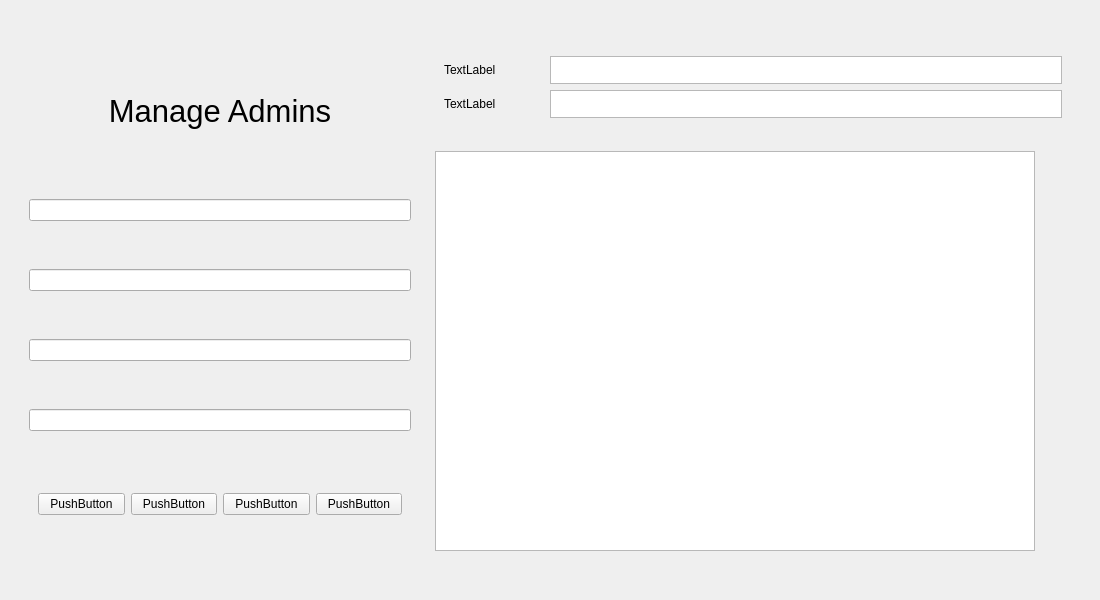
<?xml version="1.0" encoding="UTF-8"?>
<ui version="4.0">
 <class>Frame</class>
 <widget class="QFrame" name="Frame">
  <property name="geometry">
   <rect>
    <x>0</x>
    <y>0</y>
    <width>1100</width>
    <height>600</height>
   </rect>
  </property>
  <property name="windowTitle">
   <string>Frame</string>
  </property>
  <layout class="QGridLayout" name="gridLayout">
   <item row="0" column="0">
    <widget class="QWidget" name="widget" native="true">
     <layout class="QHBoxLayout" name="horizontalLayout">
      <item>
       <widget class="QWidget" name="widget_2" native="true">
        <property name="maximumSize">
         <size>
          <width>400</width>
          <height>16777215</height>
         </size>
        </property>
        <layout class="QHBoxLayout" name="horizontalLayout_3">
         <item>
          <layout class="QVBoxLayout" name="verticalLayout_2">
           <item>
            <widget class="QWidget" name="widget_6" native="true">
             <property name="maximumSize">
              <size>
               <width>16777215</width>
               <height>80</height>
              </size>
             </property>
             <layout class="QHBoxLayout" name="horizontalLayout_9">
              <item>
               <layout class="QHBoxLayout" name="horizontalLayout_8">
                <item>
                 <widget class="QLabel" name="label">
                  <property name="font">
                   <font>
                    <pointsize>23</pointsize>
                   </font>
                  </property>
                  <property name="text">
                   <string>Manage Admins</string>
                  </property>
                  <property name="alignment">
                   <set>Qt::AlignmentFlag::AlignCenter</set>
                  </property>
                 </widget>
                </item>
               </layout>
              </item>
             </layout>
            </widget>
           </item>
           <item>
            <widget class="QLineEdit" name="lineEdit"/>
           </item>
           <item>
            <widget class="QLineEdit" name="lineEdit_4"/>
           </item>
           <item>
            <widget class="QLineEdit" name="lineEdit_3"/>
           </item>
           <item>
            <widget class="QLineEdit" name="lineEdit_2"/>
           </item>
           <item>
            <widget class="QWidget" name="widget_4" native="true">
             <property name="maximumSize">
              <size>
               <width>16777215</width>
               <height>50</height>
              </size>
             </property>
             <layout class="QHBoxLayout" name="horizontalLayout_6">
              <item>
               <layout class="QHBoxLayout" name="horizontalLayout_5">
                <item>
                 <widget class="QPushButton" name="pushButton_3">
                  <property name="text">
                   <string>PushButton</string>
                  </property>
                 </widget>
                </item>
                <item>
                 <widget class="QPushButton" name="pushButton_4">
                  <property name="text">
                   <string>PushButton</string>
                  </property>
                 </widget>
                </item>
                <item>
                 <widget class="QPushButton" name="pushButton_2">
                  <property name="text">
                   <string>PushButton</string>
                  </property>
                 </widget>
                </item>
                <item>
                 <widget class="QPushButton" name="pushButton">
                  <property name="text">
                   <string>PushButton</string>
                  </property>
                 </widget>
                </item>
               </layout>
              </item>
             </layout>
            </widget>
           </item>
          </layout>
         </item>
        </layout>
       </widget>
      </item>
      <item>
       <widget class="QWidget" name="widget_3" native="true">
        <property name="minimumSize">
         <size>
          <width>0</width>
          <height>0</height>
         </size>
        </property>
        <layout class="QGridLayout" name="gridLayout_2">
         <item row="1" column="0">
          <widget class="QTableView" name="tableView">
           <property name="minimumSize">
            <size>
             <width>0</width>
             <height>0</height>
            </size>
           </property>
           <property name="maximumSize">
            <size>
             <width>600</width>
             <height>400</height>
            </size>
           </property>
          </widget>
         </item>
         <item row="0" column="0">
          <widget class="QWidget" name="widget_5" native="true">
           <property name="maximumSize">
            <size>
             <width>16777215</width>
             <height>80</height>
            </size>
           </property>
           <layout class="QVBoxLayout" name="verticalLayout_5">
            <item>
             <layout class="QHBoxLayout" name="horizontalLayout_2">
              <item>
               <widget class="QLabel" name="label_2">
                <property name="minimumSize">
                 <size>
                  <width>100</width>
                  <height>0</height>
                 </size>
                </property>
                <property name="text">
                 <string>TextLabel</string>
                </property>
               </widget>
              </item>
              <item>
               <widget class="QTextEdit" name="textEdit_2"/>
              </item>
             </layout>
            </item>
            <item>
             <layout class="QHBoxLayout" name="horizontalLayout_7">
              <item>
               <widget class="QLabel" name="label_3">
                <property name="minimumSize">
                 <size>
                  <width>100</width>
                  <height>0</height>
                 </size>
                </property>
                <property name="text">
                 <string>TextLabel</string>
                </property>
               </widget>
              </item>
              <item>
               <widget class="QTextEdit" name="textEdit"/>
              </item>
             </layout>
            </item>
           </layout>
          </widget>
         </item>
        </layout>
       </widget>
      </item>
     </layout>
    </widget>
   </item>
  </layout>
 </widget>
 <resources/>
 <connections/>
</ui>
